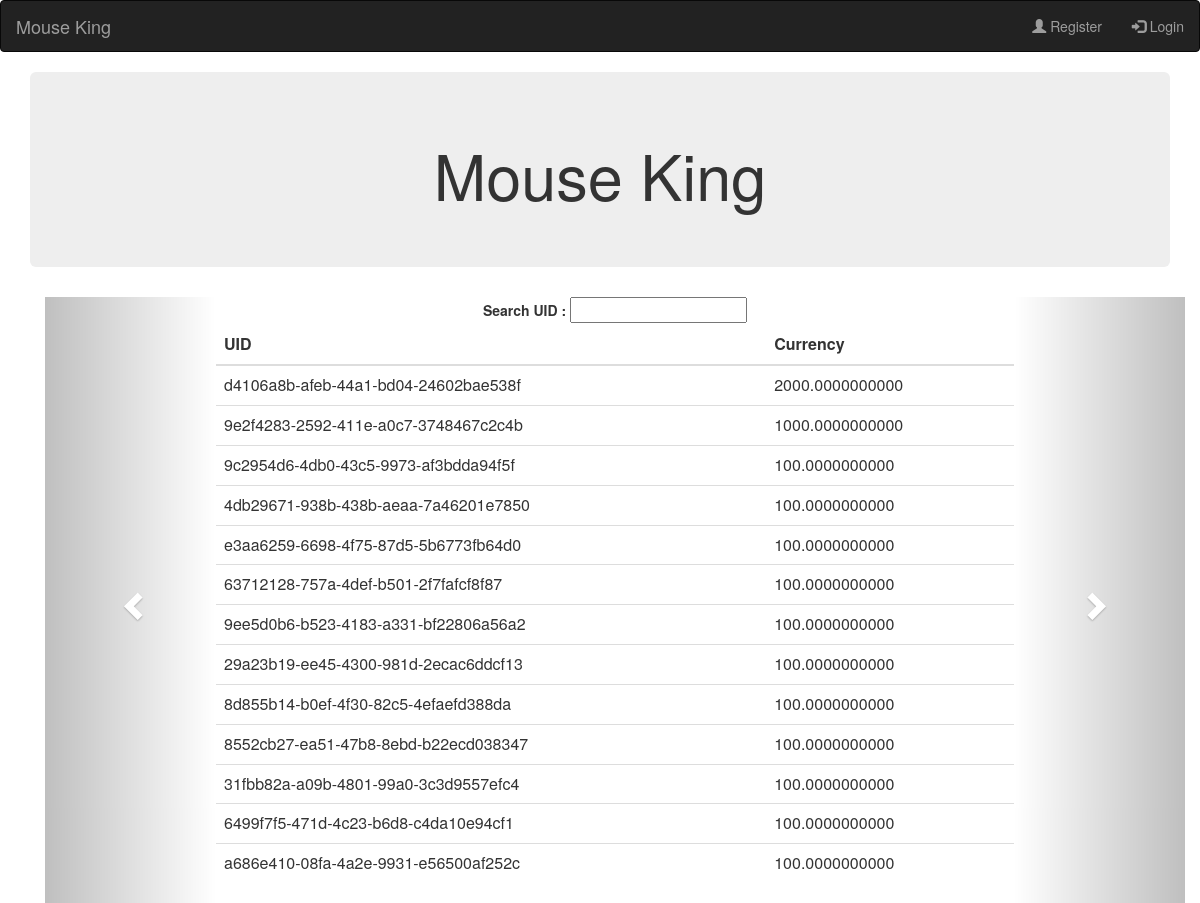
The app's page /, older data.
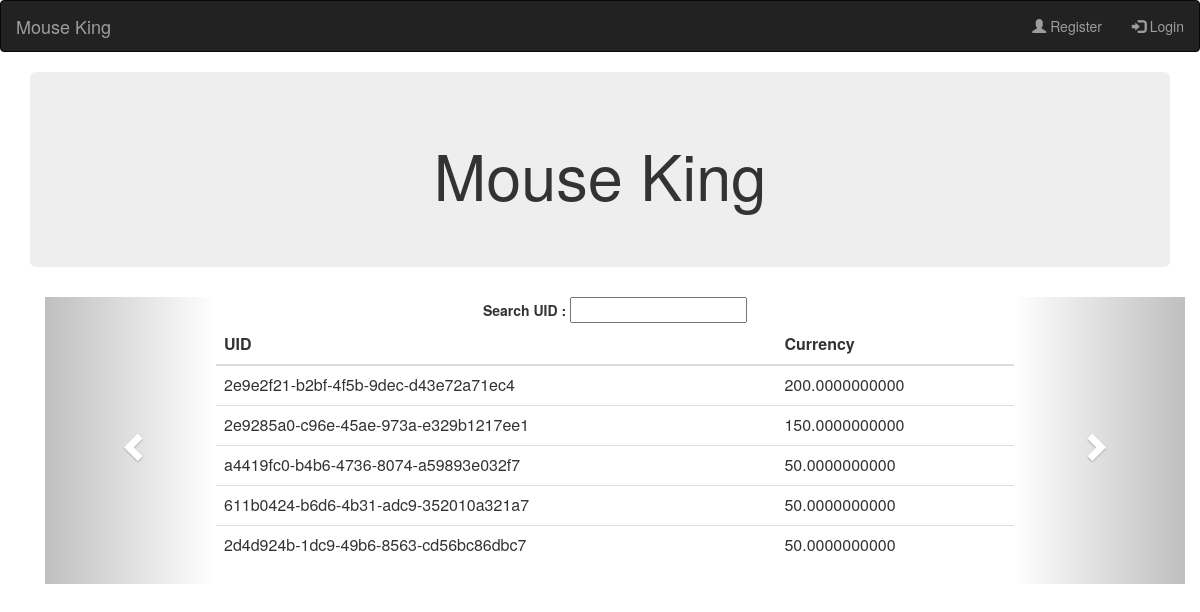
The same page, newer data.
### trap/models.py (models this page shows, shortened)
class Mouse(models.Model):
    uid = models.UUIDField(
        primary_key=True,
        default=uuid.uuid4,
        help_text='Unique ID for this particular id.',
        editable=False)
    currency = models.DecimalField(
        max_digits=19,
        decimal_places=10)

### trap/views.py (the view)
# urls.py: url(r'^$', index),
def index(request):
    mouse_list = Mouse.objects.all().order_by('-currency')
    if ('login_status'  in request.session) and (request.session['login_status']):
        request.session['notification_num'] = notify.get_notification_num(request.session['uid'])
        notification_list = notify.get_notifications(request.session['uid'])
        return render(request, 'index.html', {
            'mouse_list': mouse_list,
            'notification_list': notification_list,
        })
    else:
        return render(request, 'index.html', {
            'mouse_list': mouse_list,
        })

### templates/index.html
{% extends 'base.html' %}
{% block content %}
<div class="jumbotron text-center">
    <h1>Mouse King</h1>
</div>
{% include 'carousel.html' %}
{% endblock %}

### templates/base.html (shortened to what this page needs)
<html>
    <head>
         <link rel="stylesheet" href="https://maxcdn.bootstrapcdn.com/bootstrap/3.4.1/css/bootstrap.min.css">
    </head>
    <body>
      <nav class="navbar navbar-inverse">
        <div class="container-fluid">
          <div class="navbar-header">
            <a class="navbar-brand" href="/">Mouse King</a>
          </div>
          <ul class="nav navbar-nav navbar-right">
            {% if  request.session.login_status %}
              {% include 'notification.html' %}
              <li><a href="#"><span class="glyphicon glyphicon-user"></span> {{request.session.uid}}</a></li>
              <li><a href="/logout"><span class="glyphicon glyphicon-log-in"></span> Logout</a></li>
            {% else %}
              <li><a href="/register"><span class="glyphicon glyphicon-user"></span> Register</a></li>
              <li><a href="/login"><span class="glyphicon glyphicon-log-in"></span> Login</a></li>
            {% endif %}
          </ul>
        </div>
      </nav>
        <div class="content container">
          {% block content %}
          {% endblock %}
        </div>
    </body>
</html>

### templates/carousel.html (shortened to what this page needs)
<div class="container">
  <div id="myCarousel" class="carousel slide" data-ride="carousel">
    <ol class="carousel-indicators">
      <li data-target="#myCarousel" data-slide-to="0"></li>
      <li data-target="#myCarousel" data-slide-to="1"></li>
      <li data-target="#myCarousel" data-slide-to="3"></li>
    </ol>
    <div class="carousel-inner">
      <div class="item active">
        <div align="center">
        {% include 'table.html' %}
        </div>
      </div>
    </div>
    <a class="left carousel-control" href="#myCarousel" data-slide="prev">
      <span class="glyphicon glyphicon-chevron-left"></span>
    </a>
    <a class="right carousel-control" href="#myCarousel" data-slide="next">
      <span class="glyphicon glyphicon-chevron-right"></span>
    </a>
  </div>
</div>

### templates/table.html (shortened to what this page needs)
<div class="search_uid">
  <label for="">Search UID : </label>
  <input type="text" id="id_keyword" name="id_keyword" />
</div>
{% load static %}
<div class="list" style="width:70%;">
  <table class="table" id="mouses">
    <thead>
      <tr>
        <th>UID</th>
        <th>Currency</th>
      </tr>
    </thead>
    <tbody>
      {% for mouse in mouse_list %}
      <tr>
        <td>{{ mouse.uid }}</td>
        <td>{{ mouse.currency }}</td>
      </tr>
      {% empty %}
      <tr>
        <td colspan="2" class="text-center bg-warning">No Data.</td>
      </tr>
      {% endfor %}
    </tbody>
  </table>
</div>

Row changes from the older to the newer data that the page shows:
removed Mouse: uid "d4106a8b-afeb-44a1-bd04-24602bae538f", currency "2000.0000000000"
removed Mouse: uid "9e2f4283-2592-411e-a0c7-3748467c2c4b", currency "1000.0000000000"
removed Mouse: uid "9c2954d6-4db0-43c5-9973-af3bdda94f5f", currency "100.0000000000"
removed Mouse: uid "4db29671-938b-438b-aeaa-7a46201e7850", currency "100.0000000000"
removed Mouse: uid "e3aa6259-6698-4f75-87d5-5b6773fb64d0", currency "100.0000000000"
removed Mouse: uid "63712128-757a-4def-b501-2f7fafcf8f87", currency "100.0000000000"
removed Mouse: uid "9ee5d0b6-b523-4183-a331-bf22806a56a2", currency "100.0000000000"
removed Mouse: uid "29a23b19-ee45-4300-981d-2ecac6ddcf13", currency "100.0000000000"
removed Mouse: uid "8d855b14-b0ef-4f30-82c5-4efaefd388da", currency "100.0000000000"
removed Mouse: uid "8552cb27-ea51-47b8-8ebd-b22ecd038347", currency "100.0000000000"
removed Mouse: uid "31fbb82a-a09b-4801-99a0-3c3d9557efc4", currency "100.0000000000"
removed Mouse: uid "6499f7f5-471d-4c23-b6d8-c4da10e94cf1", currency "100.0000000000"
removed Mouse: uid "a686e410-08fa-4a2e-9931-e56500af252c", currency "100.0000000000"
added Mouse: uid "2e9e2f21-b2bf-4f5b-9dec-d43e72a71ec4", currency "200.0000000000"
added Mouse: uid "2e9285a0-c96e-45ae-973a-e329b1217ee1", currency "150.0000000000"
added Mouse: uid "a4419fc0-b4b6-4736-8074-a59893e032f7", currency "50.0000000000"
added Mouse: uid "611b0424-b6d6-4b31-adc9-352010a321a7", currency "50.0000000000"
added Mouse: uid "2d4d924b-1dc9-49b6-8563-cd56bc86dbc7", currency "50.0000000000"
